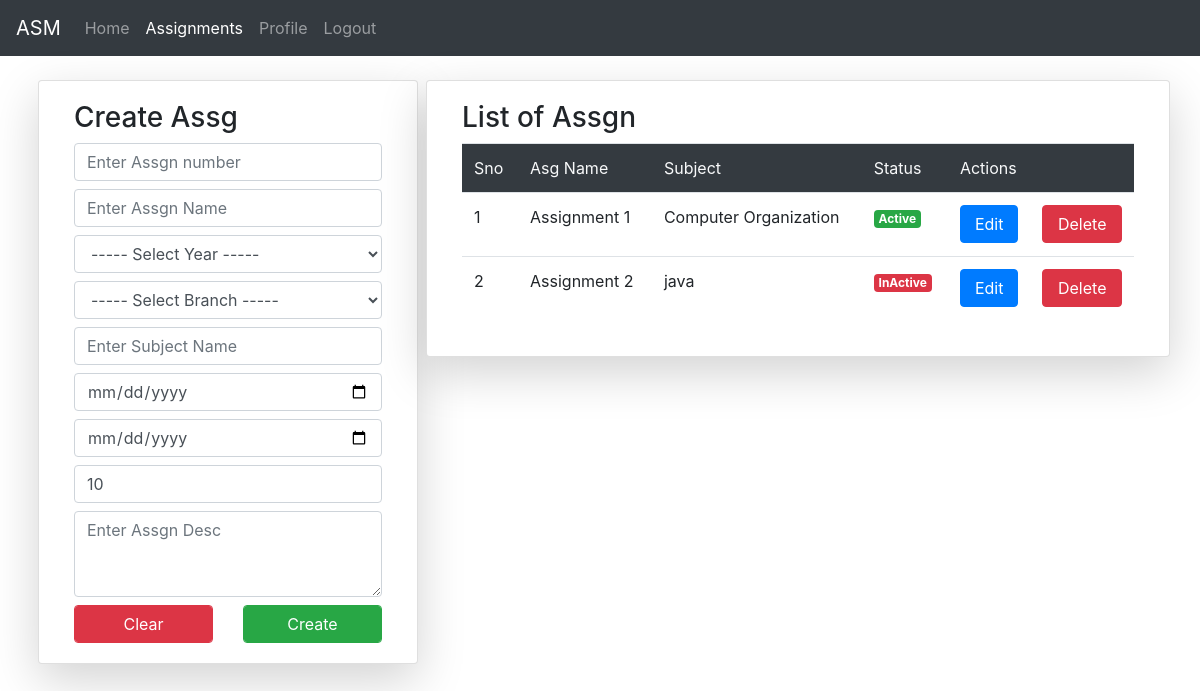
The app's page /tasgn/ (signed in) with its own data.
### ASMApp/models.py (models this page shows)
class AssignmentT(models.Model): #teacher assignment
	y = [
		(0,'----- Select Year -----'),
		(1,'1st Year'),
		(2,'2nd Year'),
		(3,'3rd Year'),
		(4,'4th Year'),
	]
	b = [
		('G','----- Select Branch -----'),
		('CSE','Computer Science and Engineering'),
		('ECE','Electrical and Communication Engineering'),
		('EEE','Electrical and Electronics Engineering'),
		('CIVIL','Civil Engineering'),
	]
	anm = models.IntegerField()
	aname = models.CharField(max_length=50)
	ayear = models.IntegerField(default=0,max_length=5,choices=y)
	abranch = models.CharField(default='G',max_length=6,choices=b)
	asubject = models.CharField(max_length=50)
	adesc = models.CharField(max_length=250)
	astartdate = models.DateField()
	aenddate = models.DateField()
	amarks = models.IntegerField(default=10)
	astatus = models.BooleanField(default=0)
	atch = models.ForeignKey(User,on_delete=models.CASCADE)#teacher can create many assgnments so we use foreign key

### ASMApp/views.py (the view, shortened to what this page needs)
# urls.py: path('tasgn/',views.tsgnlist,name="taslist"),
@login_required
def tsgnlist(request):
	b = AssignmentT.objects.filter(atch_id=request.user.id)
	y = AstForm()
	return render(request,'html/taslist.html',{'e':y,'p':b})

### ASMApp/forms.py
class AstForm(forms.ModelForm):
	class Meta:
		model = AssignmentT
		fields = ["anm","aname","ayear","abranch","asubject","astartdate","aenddate","amarks","adesc","astatus"]
		widgets = {
		"anm":forms.NumberInput(attrs={
			"class":"form-control my-2",
			"placeholder":"Enter Assgn number",
			}),
		"aname":forms.TextInput(attrs={
			"class":"form-control my-2",
			"placeholder":"Enter Assgn Name",
			}),
		"ayear":forms.Select(attrs={
			"class":"form-control my-2",
			}),
		"abranch":forms.Select(attrs={
			"class":"form-control my-2",
			}),
		"asubject":forms.TextInput(attrs={
			"class":"form-control my-2",
			"placeholder":"Enter Subject Name",
			}),
		"astartdate":forms.TextInput(attrs={
			"class":"form-control my-2",
			"type":"date",
			}),
		"aenddate":forms.TextInput(attrs={
			"class":"form-control my-2",
			"type":"date",
			}),
		"amarks":forms.NumberInput(attrs={
			"class":"form-control my-2",
			}),
		"adesc":forms.Textarea(attrs={
			"class":"form-control my-2",
			"placeholder":"Enter Assgn Desc",
			"rows":3,
			}),
		}

### templates/html/taslist.html (shortened to what this page needs)
{% extends 'html/base.html' %}
{% block content %}
<div class="row">
	<div class="col-md-4 card shadow-lg mx-2 h-100">
		<div class="card-body">
			<h3>Create Assg</h3>
			<form method="post">
				{% for i in e %}
					{% if forloop.counter < 10 %}
						{{i}}
					{% endif %}
				{% endfor %}
				<div class="row">
					<div class="col">
						<input type="reset" value="Clear" class="btn btn-danger form-control">
					</div>
					<div class="col">
						<input type="submit" value="Create" class="btn btn-success form-control">
					</div>
				</div>
			</form>
		</div>
	</div>
	<div class="col card shadow-lg h-100">
		<div class="card-body">
			<h3>List of Assgn</h3>
			<table class="table">
				<tr class="bg-dark text-light">
					<td>Sno</td>
					<td>Asg Name</td>
					<td>Subject</td>
					<td>Status</td>
					<td colspan=2>Actions</td>
				</tr>
				{% for j in p %}
				<tr>
					<td>{{forloop.counter}}</td>
					<td>{{j.aname}}</td>
					<td>{{j.asubject}}</td>
					<td>
						{% if j.astatus == 1 %}
							<p class="badge badge-success">Active</p>
						{% else %}
							<p class="badge badge-danger">InActive</p>
						{% endif %}
					</td>
					<td>
						<a href="{% url 'atup' j.id %}" class="col-sm btn btn-primary">Edit</a>
					</td>
					<td>
						<a href="{% url 'atdh' j.id %}" class="col-sm btn btn-danger">Delete</a>
					</td>
				</tr>
				{% endfor %}
			</table>
		</div>
	</div>
</div>
{% endblock %}

### records on screen
AssignmentT: aname "Assignment 1", asubject "Computer Organization", astatus "Active"
AssignmentT: aname "Assignment 2", asubject "java", astatus "InActive"
